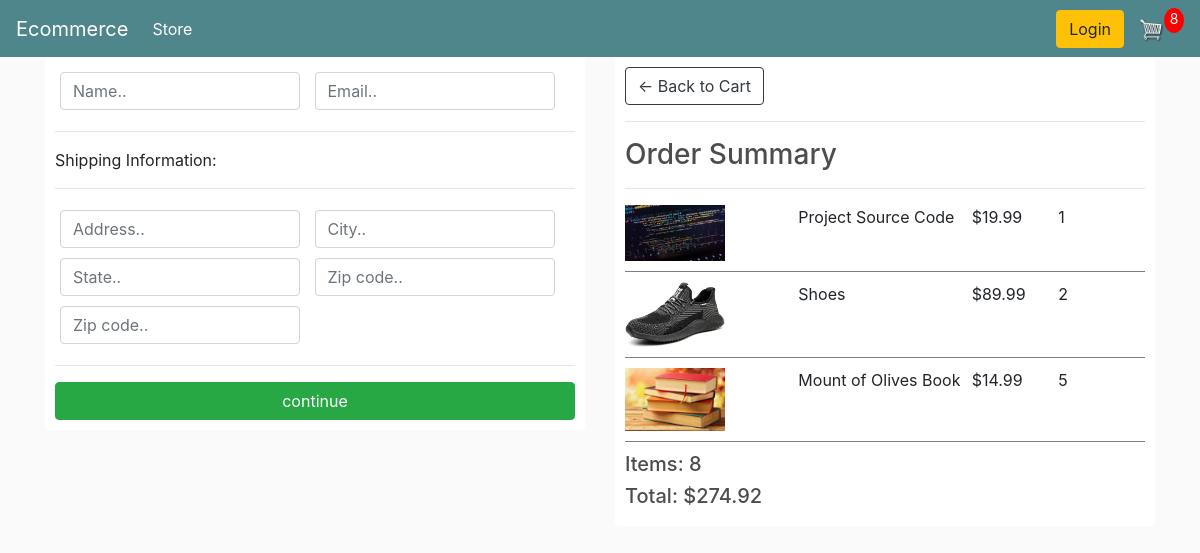
Screenshot of /checkout/ (signed in) with the database file from the repository.
### store/models.py (models this page shows, shortened)
class OrderItem(models.Model):
    product = models.ForeignKey(Product, on_delete=models.SET_NULL, blank=True, null=True)
    order = models.ForeignKey(Order, on_delete=models.SET_NULL, blank=True, null= True)
    quantity = models.IntegerField(default=0)
    date_added = models.DateTimeField(auto_now_add= True)
    @property
    def get_total(self):
        total = self.product.price * self.quantity
        return total

class Product(models.Model):
    name = models.CharField(max_length=200)
    price = models.FloatField()
    digital = models.BooleanField(default=False, null=True, blank=False)
    image = models.ImageField(null=True, blank=True)
    @property
    def imageURL(self):
        try:
            url = self.image.url
        except:
            url = ''
        return url

class Order(models.Model):
    customer = models.ForeignKey(Customer, on_delete=models.SET_NULL, blank=True, null=True)
    date_ordered = models.DateTimeField(auto_now_add=True)
    complete = models.BooleanField(default=False)
    transaction_id = models.CharField(max_length=200, null=True)
    @property
    def shipping(self):
        shipping = False
        orderitems = self.orderitem_set.all()
        for i in orderitems:
            if i.product.digital == False:
                shipping = True
        return shipping
    @property
    def get_cart_total(self):
        orderitems = self.orderitem_set.all()
        total = sum([item.get_total for item in orderitems])
        return total
    @property
    def get_cart_items(self):
        orderitems = self.orderitem_set.all()
        total = sum([item.quantity for item in orderitems])
        return total

### store/views.py (the view)
# urls.py: path('checkout/', views.checkout, name='checkout'),
def checkout(request):
    if request.user.is_authenticated:
        customer = request.user.customer
        order, created = Order.objects.get_or_create(
            customer=customer, complete=False)
        items = order.orderitem_set.all()
        cartItems = order.get_cart_items
    else:
        items = []
        order = {'get_cart_total': 0, 'get_cart_items':0, 'shipping':False}
        cartItems = order['get_cart_items']
    context = {'items': items, 'order':order, 'cartItems':cartItems}
    return render(request, 'store/checkout.html', context)

### store/templates/store/checkout.html (shortened to what this page needs)
<!DOCTYPE html>
{% extends 'store/main.html' %}
{% load static %}
{% block content %}
<div class="row">
    <div class="col-lg-6">
        <div class="box-element" id="form-wrapper" >
            <form id="form">
                <div id="user-info">
                    <div class="form-field">
                        <input required class="form-control" type="text" name="name" placeholder="Name..">
                    </div>
                    <div class="form-field">
                        <input required class="form-control" type="email" name="email" placeholder="Email..">
                    </div>
                </div>
                <div id="shipping-info">
                    <hr>
                    <p>Shipping Information:</p>
                    <hr>
                    <div class="form-field">
                        <input class="form-control" type="text" name="address" placeholder="Address..">
                    </div>
                    <div class="form-field">
                        <input class="form-control" type="text" name="city" placeholder="City..">
                    </div>
                    <div class="form-field">
                        <input class="form-control" type="text" name="state" placeholder="State..">
                    </div>
                    <div class="form-field">
                        <input class="form-control" type="text" name="zipcode" placeholder="Zip code..">
                    </div>
                    <div class="form-field">
                        <input class="form-control" type="text" name="country" placeholder="Zip code..">
                    </div>
                </div>
                <hr>
                <input type="submit" id="form-button" class="btn btn-success btn-block" value="continue">
            </form>
        </div>
        <br>
    </div>
    <div class="col-lg-6">
        <div class="box-element" >
            <a  class="btn btn-outline-dark" href="{% url 'cart' %}">&#x2190; Back to Cart</a>
				<hr>
				<h3>Order Summary</h3>
                <hr>
                {% for item in items %}
				<div class="cart-row">
					<div style="flex:2"><img class="row-image" src="{{ item.product.imageURL}}"></div>
					<div style="flex:2"><p>{{ item.product.name}}</p></div>
					<div style="flex:1"><p>${{ item.product.price}}</p></div>
					<div style="flex:1"><p>{{ item.quantity}}</p></div>
                </div>
                {% endfor %}
				<h5>Items:  {{ order.get_cart_items}}</h5>
				<h5>Total:   ${{order.get_cart_total|floatformat:2}}</h5>
        </div>
    </div>
</div>
{% endblock %}

### static/css/main.css (style rules this page uses)
body { background-color: hsl(0, 0%, 98%); }
h1,h2,h3,h4,h5,h6 { color: hsl(0, 0%, 30%); }
.box-element { box-shadow: hsl(0, 0%, 80%) 0 0 16x; background-color: #fff; border-radius: 4px; padding: 10px; }
.cart-row { display: flex; align-items: flex-stretch; padding-bottom: 10px; margin-bottom: 10px; border-bottom: 1px solid gray; }
.row-image { width: 100px; }
.form-field { width: 250px; display: inline-block; padding: 5px; }

### rows the page displays
OrderItem: product.imageURL (picture), product.name "Project Source Code", product.price "19.99", quantity "1"
OrderItem: product.imageURL (picture), product.name "Shoes", product.price "89.99", quantity "2"
OrderItem: product.imageURL (picture), product.name "Mount of Olives Book", product.price "14.99", quantity "5"
Order: get_cart_items "8", get_cart_total "274.92"

### other values shown
{{ cartItems }} "8"
